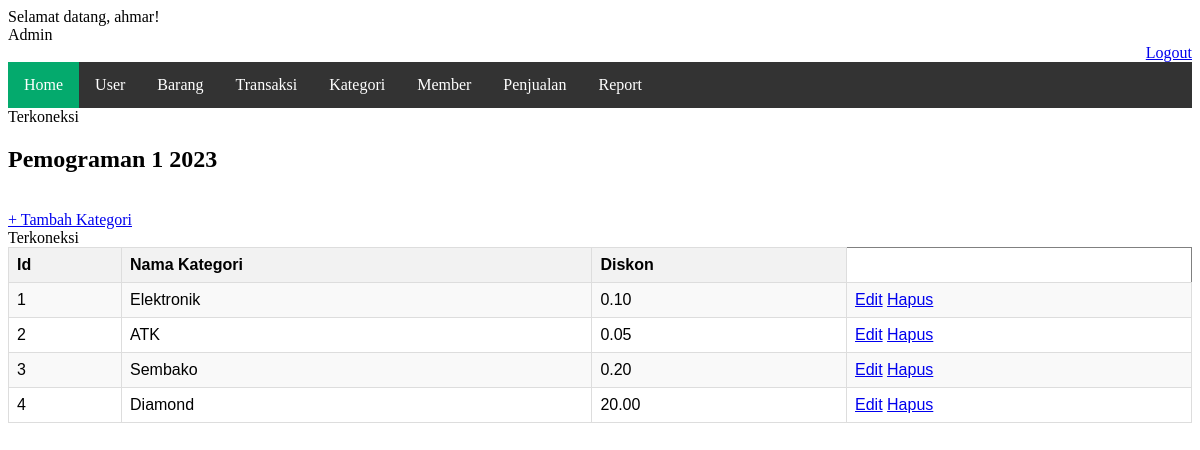
Page /config/form.php?page=kategori (signed in) on the committed database.
### tables this page shows
CREATE TABLE `kategori` (
  `id_kategori` int(11) NOT NULL,
  `nama_kategori` varchar(255) NOT NULL,
  `diskon` decimal(4,2) NOT NULL
);

### Form/list_kategori.php (the view, shortened to what this page needs)
<?php
        $edit_hapus_visible = true;
?>
<!DOCTYPE html>
<html>
<head>
    <link rel="stylesheet" href="../Config/table.css">
</head>
<body>
    <h2>Pemograman 1 2023</h2>
    <br>
    <a href="?page=lkategori">+ Tambah Kategori</a>
    <br>
    <table border="1" class="styled-table">
        <tr>
            <th>Id</th>
            <th>Nama Kategori</th>
            <th>Diskon</th>
        </tr>
        <?php
                include '../Config/koneksi.php';
                $no = 1;
                $data = mysqli_query($koneksi,"select * from kategori");
                while($d = mysqli_fetch_array($data)){
            ?>
        <tr>
            <td><?php echo $no++; ?></td>
            <td><?php echo $d['nama_kategori']; ?></td>
            <td><?php echo $d['diskon']; ?></td>
            <?php if ($edit_hapus_visible): ?>
            <td>
                <a href="edit_kategori.php?id=<?php echo $d['id_kategori']; ?>">Edit</a>
                <a href="hapus_kategori.php?id=<?php echo $d['id_kategori']; ?>">Hapus</a>
            </td>
            <?php endif; ?>
        </tr>
        <?php
                }
                ?>
    </table>
</body>
</html>

### Config/table.css (style rules this page uses)
.styled-table { width: 100%; border-collapse: collapse; font-family: Arial, sans-serif; }
.styled-table th, .styled-table td { border: 1px solid #dddddd; padding: 8px; text-align: left; }
.styled-table th { background-color: #f2f2f2; font-weight: bold; }
.styled-table tbody tr:nth-child(even) { background-color: #f9f9f9; }

### rows in the picture
kategori: nama_kategori "Elektronik", diskon "0.10"
kategori: nama_kategori "ATK", diskon "0.05"
kategori: nama_kategori "Sembako", diskon "0.20"
kategori: nama_kategori "Diamond", diskon "20.00"

### other values in the picture
$_SESSION['nama'] "ahmar"
